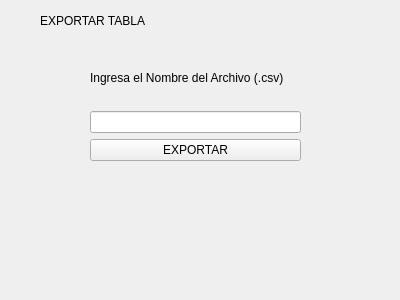
<?xml version="1.0" encoding="UTF-8"?>
<ui version="4.0">
 <class>ventanaExportar</class>
 <widget class="QWidget" name="ventanaExportar">
  <property name="geometry">
   <rect>
    <x>0</x>
    <y>0</y>
    <width>400</width>
    <height>300</height>
   </rect>
  </property>
  <property name="windowTitle">
   <string>Form</string>
  </property>
  <widget class="QLabel" name="label_2">
   <property name="geometry">
    <rect>
     <x>40</x>
     <y>0</y>
     <width>201</width>
     <height>41</height>
    </rect>
   </property>
   <property name="text">
    <string>EXPORTAR TABLA</string>
   </property>
  </widget>
  <widget class="QWidget" name="">
   <property name="geometry">
    <rect>
     <x>90</x>
     <y>50</y>
     <width>211</width>
     <height>111</height>
    </rect>
   </property>
   <layout class="QGridLayout" name="gridLayout">
    <item row="1" column="0">
     <widget class="QLineEdit" name="nombreArchivo"/>
    </item>
    <item row="2" column="0">
     <widget class="QPushButton" name="pushButton_expo">
      <property name="text">
       <string>EXPORTAR</string>
      </property>
     </widget>
    </item>
    <item row="0" column="0">
     <widget class="QLabel" name="label">
      <property name="text">
       <string>Ingresa el Nombre del Archivo (.csv)</string>
      </property>
     </widget>
    </item>
   </layout>
  </widget>
 </widget>
 <resources/>
 <connections/>
</ui>
